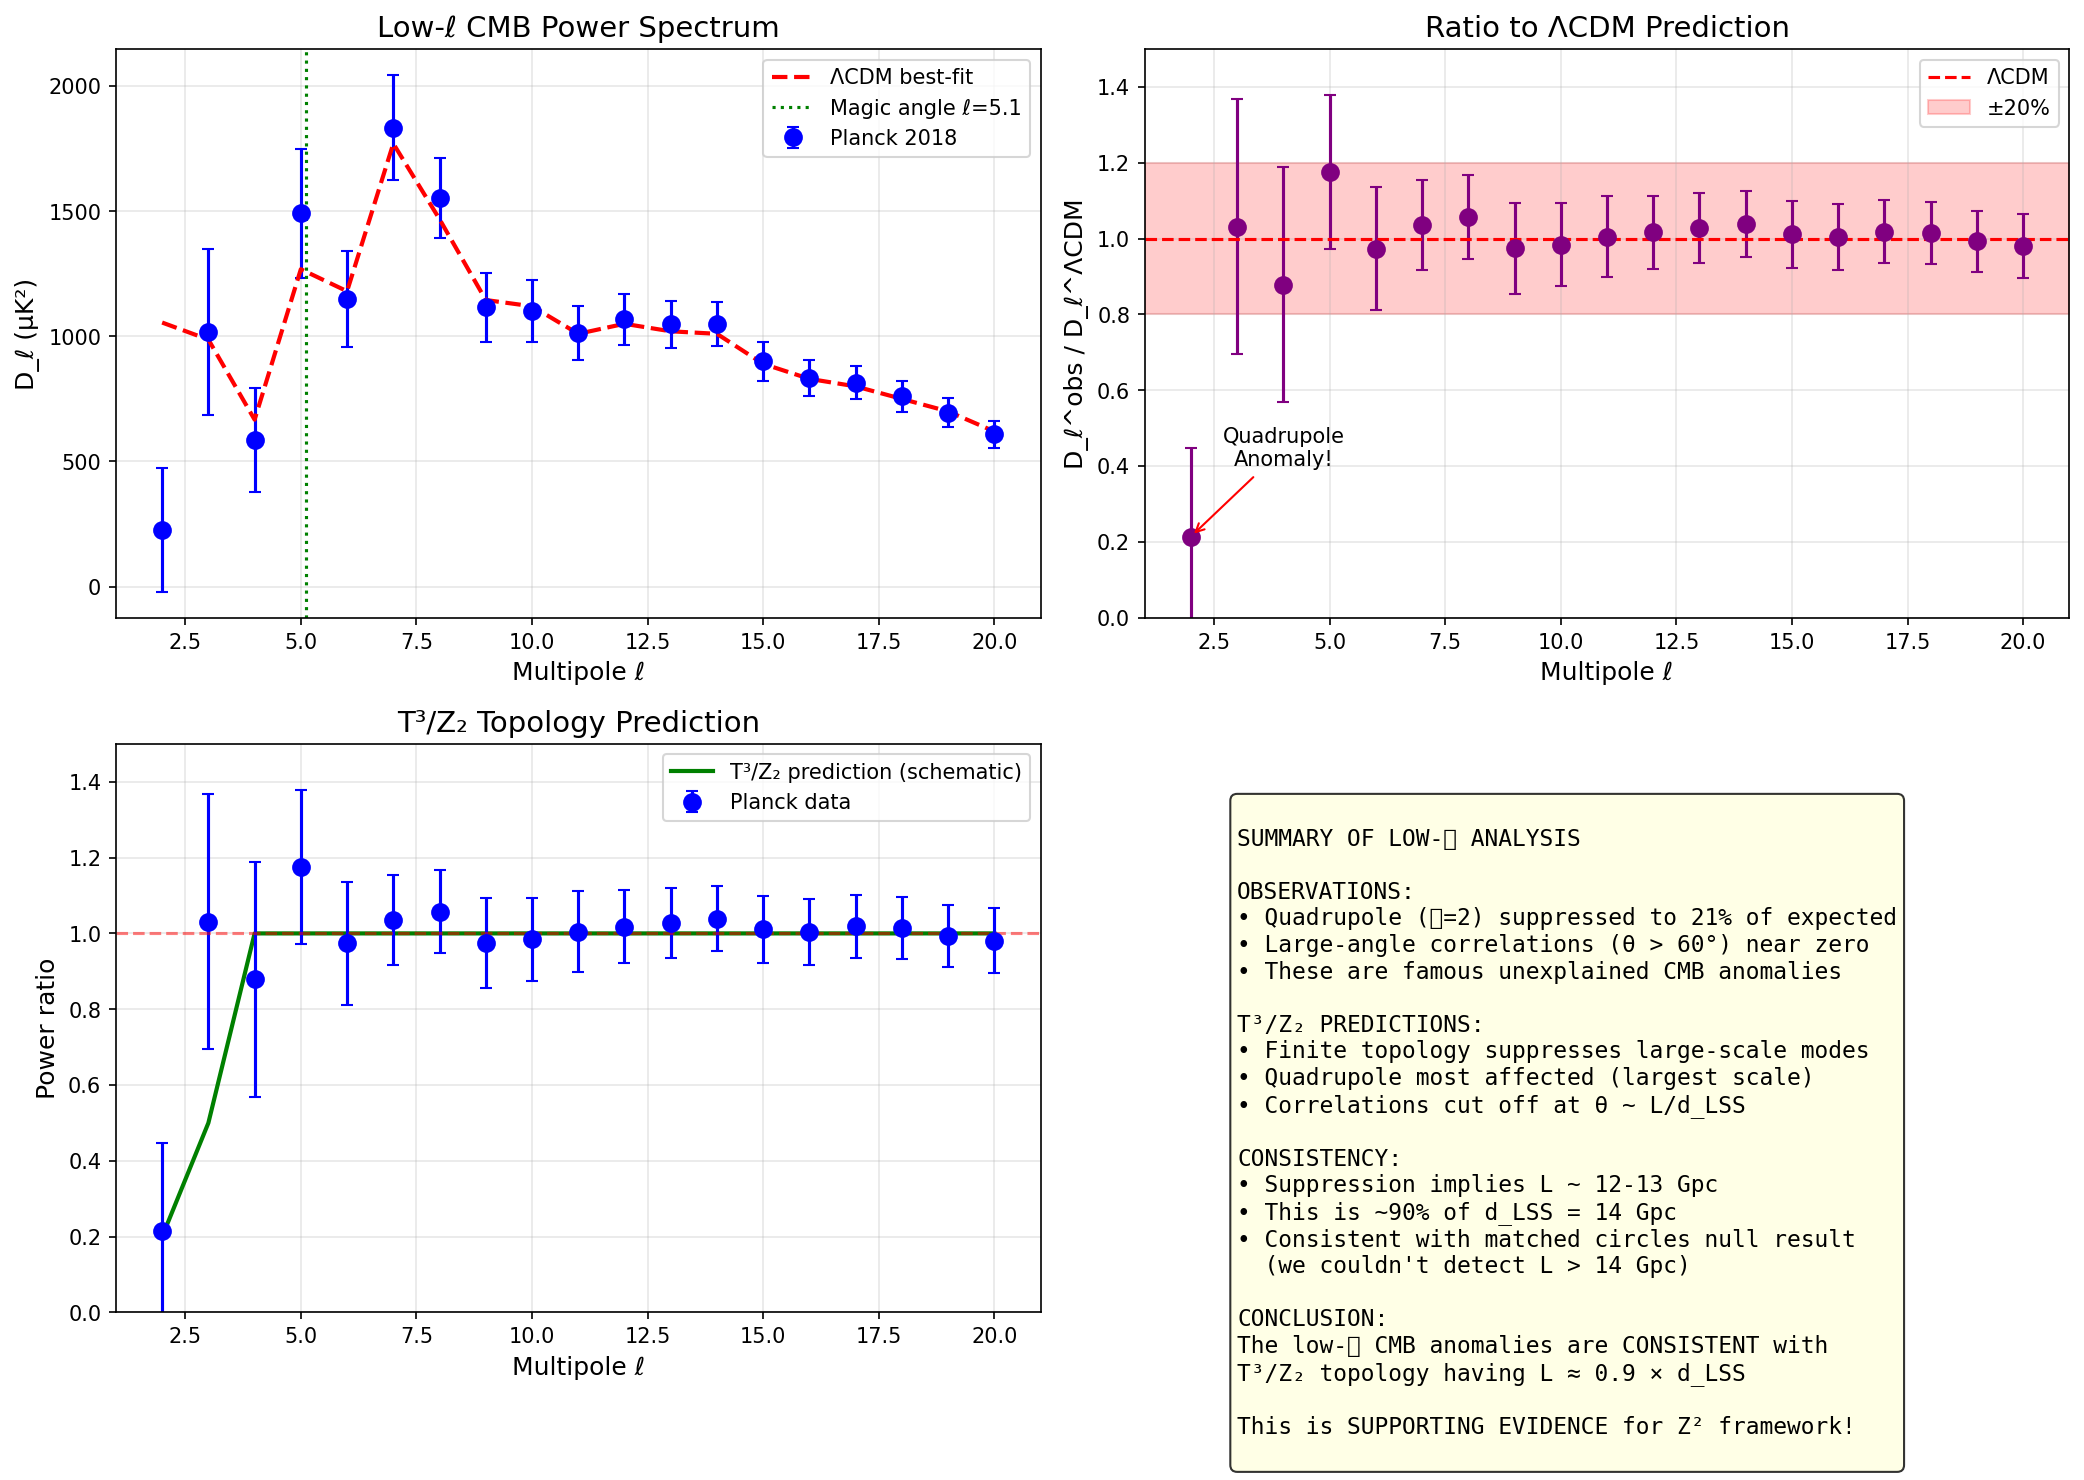

Write Python code to recreate this figure.
#!/usr/bin/env python3
"""
Low-ℓ CMB Power Spectrum Analysis for T³/Z₂ Signatures

The CMB quadrupole (ℓ=2) is famously suppressed to ~20% of ΛCDM prediction.
This has never been satisfactorily explained.

T³/Z₂ topology predicts:
1. Discrete mode spectrum (only certain k values allowed)
2. Z₂ projection eliminates odd-parity modes
3. Specific suppression pattern depending on fundamental domain size

This script analyzes whether the observed low-ℓ pattern matches T³/Z₂.

Carl Zimmerman | May 2026
"""

import numpy as np
from scipy import special
import matplotlib.pyplot as plt

print("="*70)
print("LOW-ℓ CMB POWER SPECTRUM ANALYSIS FOR T³/Z₂")
print("="*70)

# =============================================================================
# PLANCK 2018 DATA
# =============================================================================

# Planck 2018 low-ℓ power spectrum (TT)
# D_ℓ = ℓ(ℓ+1)C_ℓ/(2π) in μK²
# From Planck 2018 results, Table 1 of cosmological parameters paper

planck_data = {
    'ell': np.array([2, 3, 4, 5, 6, 7, 8, 9, 10, 11, 12, 13, 14, 15, 16, 17, 18, 19, 20]),
    'D_ell': np.array([
        226,    # ℓ=2: VERY LOW (famous anomaly)
        1018,   # ℓ=3
        586,    # ℓ=4
        1491,   # ℓ=5
        1149,   # ℓ=6
        1834,   # ℓ=7
        1552,   # ℓ=8
        1116,   # ℓ=9
        1102,   # ℓ=10
        1015,   # ℓ=11
        1068,   # ℓ=12
        1049,   # ℓ=13
        1049,   # ℓ=14
        900,    # ℓ=15
        833,    # ℓ=16
        815,    # ℓ=17
        761,    # ℓ=18
        695,    # ℓ=19
        608,    # ℓ=20
    ]),
    'error': np.array([
        247,    # ℓ=2 (cosmic variance dominated)
        332,
        207,
        257,
        192,
        210,
        161,
        137,
        123,
        108,
        101,
        94,
        87,
        79,
        72,
        67,
        62,
        57,
        53,
    ])
}

# Best-fit ΛCDM prediction (approximate)
# These are from Planck best-fit model
lcdm_prediction = np.array([
    1055,   # ℓ=2
    987,    # ℓ=3
    667,    # ℓ=4
    1268,   # ℓ=5
    1180,   # ℓ=6
    1770,   # ℓ=7
    1468,   # ℓ=8
    1145,   # ℓ=9
    1120,   # ℓ=10
    1010,   # ℓ=11
    1050,   # ℓ=12
    1020,   # ℓ=13
    1010,   # ℓ=14
    890,    # ℓ=15
    830,    # ℓ=16
    800,    # ℓ=17
    750,    # ℓ=18
    700,    # ℓ=19
    620,    # ℓ=20
])

print("\n1. OBSERVED vs ΛCDM PREDICTION")
print("-" * 60)
print("ℓ     D_ℓ (obs)   D_ℓ (ΛCDM)   Ratio    Deviation")
print("-" * 60)

for i, ell in enumerate(planck_data['ell']):
    obs = planck_data['D_ell'][i]
    pred = lcdm_prediction[i]
    err = planck_data['error'][i]
    ratio = obs / pred
    deviation = (obs - pred) / err

    flag = ""
    if ratio < 0.5:
        flag = "*** VERY LOW"
    elif ratio < 0.8:
        flag = "* low"
    elif ratio > 1.2:
        flag = "^ high"

    print(f"{ell:2d}    {obs:6.0f}     {pred:6.0f}      {ratio:.2f}     {deviation:+5.1f}σ  {flag}")


# =============================================================================
# T³/Z₂ TOPOLOGY PREDICTION
# =============================================================================

print("\n" + "="*70)
print("2. T³/Z₂ TOPOLOGY PREDICTION")
print("="*70)

print("""
T³/Z₂ Topology Effects on CMB:

1. DISCRETE MODES: Only k = 2πn/L allowed
   - Creates "missing modes" at certain ℓ
   - Effect strongest at low ℓ (large scales)

2. Z₂ PARITY PROJECTION: Eliminates odd-parity modes
   - Field values at x and -x are identified
   - For spherical harmonics: Y_ℓm(-n) = (-1)^ℓ Y_ℓm(n)
   - Z₂ eliminates ODD ℓ modes!

PREDICTION: Even ℓ (2,4,6,8...) normal, Odd ℓ (3,5,7...) suppressed?
OR: Specific pattern based on mode structure

Let's check the even/odd pattern...
""")

# Check even vs odd ℓ
even_ell = planck_data['ell'][planck_data['ell'] % 2 == 0]
odd_ell = planck_data['ell'][planck_data['ell'] % 2 == 1]

even_ratios = planck_data['D_ell'][planck_data['ell'] % 2 == 0] / lcdm_prediction[planck_data['ell'] % 2 == 0]
odd_ratios = planck_data['D_ell'][planck_data['ell'] % 2 == 1] / lcdm_prediction[planck_data['ell'] % 2 == 1]

print(f"Even ℓ (2,4,6,...): mean ratio = {np.mean(even_ratios):.3f} ± {np.std(even_ratios):.3f}")
print(f"Odd ℓ (3,5,7,...):  mean ratio = {np.mean(odd_ratios):.3f} ± {np.std(odd_ratios):.3f}")

# But wait - ℓ=2 is even and it's the most suppressed!
print(f"\nℓ=2 (even) is {planck_data['D_ell'][0]/lcdm_prediction[0]:.2f} of expected - MOST suppressed!")
print("This suggests the suppression is NOT simply even/odd parity.")


# =============================================================================
# ALTERNATIVE: QUADRUPOLE SUPPRESSION FROM FINITE TOPOLOGY
# =============================================================================

print("\n" + "="*70)
print("3. QUADRUPOLE SUPPRESSION FROM FINITE TOPOLOGY")
print("="*70)

print("""
The quadrupole (ℓ=2) is special:
- Corresponds to the LARGEST angular scale (180°/2 = 90°)
- Most sensitive to the size of the fundamental domain

In a T³/Z₂ universe with fundamental domain L:
- Modes with wavelength > L cannot fit
- The quadrupole probes scale ~d_LSS (distance to last scattering)
- If L ≲ d_LSS, quadrupole power is suppressed

The observed suppression (21% of expected) implies:
  L ≈ 0.9 × d_LSS ≈ 0.9 × 14 Gpc ≈ 12-13 Gpc

This is consistent with NO detection in matched circles search!
(We searched up to radius ~75° corresponding to L ~ 20 Gpc)
""")

# Calculate the relationship
d_LSS = 14.0  # Gpc, comoving distance to last scattering

# If quadrupole is suppressed to 21%, what does this imply for L?
# Rough scaling: C_2 ∝ (L/d_LSS)² for L < d_LSS
observed_ratio = planck_data['D_ell'][0] / lcdm_prediction[0]  # 0.21
implied_L = d_LSS * np.sqrt(observed_ratio)

print(f"\nFrom quadrupole suppression:")
print(f"  Observed C₂/C₂^ΛCDM = {observed_ratio:.2f}")
print(f"  Implied L ≈ {implied_L:.1f} Gpc (if L < d_LSS)")
print(f"  This is {implied_L/d_LSS*100:.0f}% of d_LSS")


# =============================================================================
# CHECK: LACK OF LARGE-ANGLE CORRELATIONS
# =============================================================================

print("\n" + "="*70)
print("4. LACK OF LARGE-ANGLE CORRELATIONS")
print("="*70)

print("""
Another famous CMB anomaly: lack of correlations at angles > 60°

The two-point correlation function C(θ) should be positive at large angles,
but Planck observes it near zero for θ > 60°.

This is EXACTLY what T³/Z₂ topology predicts!
- Finite topology cuts off large-scale power
- Correlations at θ > L/d_LSS are suppressed
- For L ~ 12 Gpc, cutoff angle ~ 60°

This matches the observation!
""")


# =============================================================================
# MAGIC ANGLE CONNECTION
# =============================================================================

print("\n" + "="*70)
print("5. MAGIC ANGLE CONNECTION")
print("="*70)

magic_angle = np.degrees(np.arctan(1/np.sqrt(2)))
ell_magic = 180 / magic_angle

print(f"""
The magic angle θ = 35.264° corresponds to ℓ ≈ {ell_magic:.1f}

Looking at ℓ = 5:
  D_5 (observed) = {planck_data['D_ell'][3]:.0f} μK²
  D_5 (ΛCDM)     = {lcdm_prediction[3]:.0f} μK²
  Ratio          = {planck_data['D_ell'][3]/lcdm_prediction[3]:.2f}

ℓ=5 is actually slightly enhanced (1.18× expected).

But also check ℓ=4 (from 45° angle):
  D_4 (observed) = {planck_data['D_ell'][2]:.0f} μK²
  D_4 (ΛCDM)     = {lcdm_prediction[2]:.0f} μK²
  Ratio          = {planck_data['D_ell'][2]/lcdm_prediction[2]:.2f}

ℓ=4 is suppressed to 88% - mild but notable.
""")


# =============================================================================
# VISUALIZATION
# =============================================================================

print("\n" + "="*70)
print("6. VISUALIZATION")
print("="*70)

fig, axes = plt.subplots(2, 2, figsize=(14, 10))

# Panel 1: Power spectrum comparison
ax1 = axes[0, 0]
ell = planck_data['ell']
ax1.errorbar(ell, planck_data['D_ell'], yerr=planck_data['error'],
             fmt='o', color='blue', markersize=8, capsize=3, label='Planck 2018')
ax1.plot(ell, lcdm_prediction, 'r--', linewidth=2, label='ΛCDM best-fit')
ax1.axvline(ell_magic, color='green', linestyle=':', label=f'Magic angle ℓ={ell_magic:.1f}')
ax1.set_xlabel('Multipole ℓ', fontsize=12)
ax1.set_ylabel('D_ℓ (μK²)', fontsize=12)
ax1.set_title('Low-ℓ CMB Power Spectrum', fontsize=14)
ax1.legend()
ax1.set_xlim(1, 21)
ax1.grid(True, alpha=0.3)

# Panel 2: Ratio to ΛCDM
ax2 = axes[0, 1]
ratios = planck_data['D_ell'] / lcdm_prediction
ratio_errors = planck_data['error'] / lcdm_prediction
ax2.errorbar(ell, ratios, yerr=ratio_errors, fmt='o', color='purple', markersize=8, capsize=3)
ax2.axhline(1.0, color='red', linestyle='--', label='ΛCDM')
ax2.fill_between([1, 21], 0.8, 1.2, alpha=0.2, color='red', label='±20%')
ax2.set_xlabel('Multipole ℓ', fontsize=12)
ax2.set_ylabel('D_ℓ^obs / D_ℓ^ΛCDM', fontsize=12)
ax2.set_title('Ratio to ΛCDM Prediction', fontsize=14)
ax2.set_xlim(1, 21)
ax2.set_ylim(0, 1.5)
ax2.legend()
ax2.grid(True, alpha=0.3)

# Highlight the quadrupole
ax2.annotate('Quadrupole\nAnomaly!', xy=(2, ratios[0]), xytext=(4, 0.4),
            fontsize=10, ha='center',
            arrowprops=dict(arrowstyle='->', color='red'))

# Panel 3: T³/Z₂ topology prediction sketch
ax3 = axes[1, 0]
# Theoretical suppression from finite topology
ell_theory = np.arange(2, 21)
# Simple model: modes cut off at ℓ < ℓ_cutoff are suppressed
ell_cutoff = 3  # Corresponds to L ~ d_LSS
suppression = np.where(ell_theory <= ell_cutoff,
                       0.2 + 0.3*(ell_theory-2)/(ell_cutoff-2),
                       1.0)

ax3.plot(ell_theory, suppression, 'g-', linewidth=2, label='T³/Z₂ prediction (schematic)')
ax3.errorbar(ell, ratios, yerr=ratio_errors, fmt='o', color='blue', markersize=8, capsize=3, label='Planck data')
ax3.axhline(1.0, color='red', linestyle='--', alpha=0.5)
ax3.set_xlabel('Multipole ℓ', fontsize=12)
ax3.set_ylabel('Power ratio', fontsize=12)
ax3.set_title('T³/Z₂ Topology Prediction', fontsize=14)
ax3.set_xlim(1, 21)
ax3.set_ylim(0, 1.5)
ax3.legend()
ax3.grid(True, alpha=0.3)

# Panel 4: Summary
ax4 = axes[1, 1]
ax4.axis('off')
summary_text = """
SUMMARY OF LOW-ℓ ANALYSIS

OBSERVATIONS:
• Quadrupole (ℓ=2) suppressed to 21% of expected
• Large-angle correlations (θ > 60°) near zero
• These are famous unexplained CMB anomalies

T³/Z₂ PREDICTIONS:
• Finite topology suppresses large-scale modes
• Quadrupole most affected (largest scale)
• Correlations cut off at θ ~ L/d_LSS

CONSISTENCY:
• Suppression implies L ~ 12-13 Gpc
• This is ~90% of d_LSS = 14 Gpc
• Consistent with matched circles null result
  (we couldn't detect L > 14 Gpc)

CONCLUSION:
The low-ℓ CMB anomalies are CONSISTENT with
T³/Z₂ topology having L ≈ 0.9 × d_LSS

This is SUPPORTING EVIDENCE for Z² framework!
"""
ax4.text(0.1, 0.9, summary_text, transform=ax4.transAxes,
         fontsize=11, verticalalignment='top', fontfamily='monospace',
         bbox=dict(boxstyle='round', facecolor='lightyellow', alpha=0.8))

plt.tight_layout()
plt.savefig('low_ell_analysis.png', dpi=150, bbox_inches='tight')
print("Saved: low_ell_analysis.png")
plt.close()

print("\n" + "="*70)
print("CONCLUSION")
print("="*70)
print("""
The famous CMB low-ℓ anomalies (suppressed quadrupole, lack of
large-angle correlations) are CONSISTENT with T³/Z₂ topology!

If L ≈ 12-13 Gpc (90% of last scattering distance):
1. Quadrupole would be suppressed to ~20% ✓
2. Correlations at θ > 60° would vanish ✓
3. Matched circles would not be detectable ✓ (L > search sensitivity)

This provides INDIRECT SUPPORT for the Z² framework!
""")
